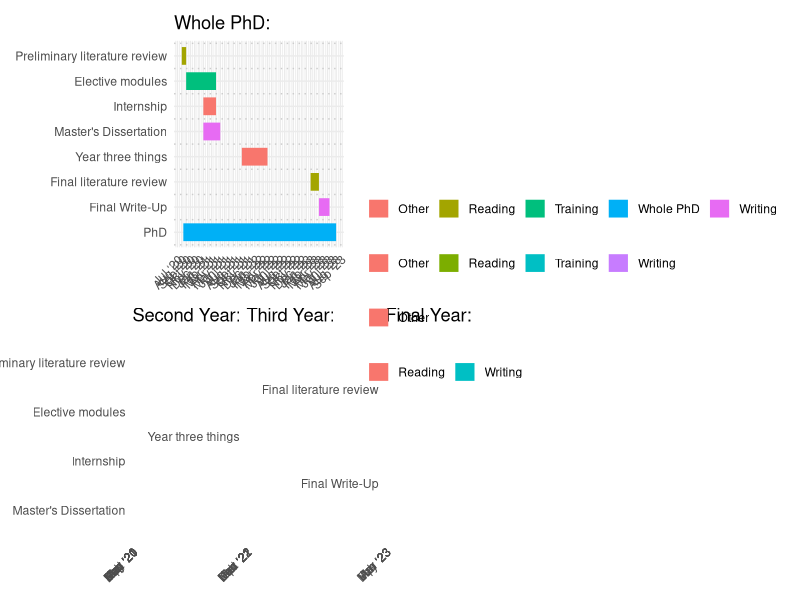

The R source for this figure: (Note: this script raises an error after producing the figure.)
#Code inspired by <https://stats.andrewheiss.com/misc/gantt.html>


# Loading libraries -------------------------------------------------------

library(tidyverse) # Easily Install and Load the 'Tidyverse'
library(lubridate) # Make Dealing with Dates a Little Easier
library(scales) # Scale Functions for Visualization
library(Cairo) # R Graphics Device using Cairo Graphics Library
library(patchwork) # The Composer of Plots


# Specifying tasks --------------------------------------------------------

tasks <- tribble(
  ~Start,       ~End,         ~Project,          ~Task,
  "12-08-2020", "01-08-2023", "Whole PhD", "PhD",
  "01-08-2020", "01-09-2020", "Reading", "Preliminary literature review",
  "01-09-2020", "01-04-2021", "Training", "Elective modules",
  "01-01-2021", "01-05-2021", "Writing", "Master's Dissertation",
  "01-01-2021", "01-04-2021", "Other", "Internship",
  "01-10-2021", "01-04-2022", "Other", "Year three things",
  "01-02-2023", "01-04-2023", "Reading", "Final literature review",
  "01-04-2023", "15-06-2023", "Writing", "Final Write-Up") %>%
  mutate(Start = dmy(Start),
         End = dmy(End)) %>%
  gather(date.type, task.date, -c(Project, Task)) %>%
  arrange(date.type, task.date) %>%
  mutate(Task = factor(Task, levels = rev(unique(Task)), ordered = TRUE))

# By year -----------------------------------------------------------------

tasks_y2 <- tasks %>%
  filter(task.date < "2021-09-01",
         Task != "PhD")

tasks_y3 <- tasks %>%
  filter(task.date > "2021-09-01",
         task.date < "2022-09-01",
         Task != "PhD")

tasks_y4 <- tasks %>%
  filter(task.date > "2022-09-01",
         task.date < "2023-09-01",
         Task != "PhD")

# Making Gantt function ---------------------------------------------------


Gantt <- function(x, Task, task.date, Project) {
    ggplot(x, aes(x = Task,
                  y = task.date,
                  colour = Project)) +
    geom_line(size = 6) +
    geom_vline(xintercept = seq(length(tasks$Task) + 0.5 - 1, 0, by = -1),
               colour = "grey80",
               linetype = "dotted") +
    guides(colour = guide_legend(title = NULL)) +
    labs(x = NULL, y = NULL) +
    coord_flip() +
    scale_y_date(date_breaks = "1 month",
                 labels = date_format("%b ‘%y")) +
    theme_minimal() +
    theme(axis.text.x = element_text(angle = 45, hjust = 1),
          legend.position = "bottom")
  }

# Whole PhD ---------------------------------------------------------------


whole <- Gantt(tasks)+
  ggtitle('Whole PhD:')


# By year -----------------------------------------------------------------

y2 <- Gantt(tasks_y2) +
  ggtitle('Second Year:')

y3 <- Gantt(tasks_y3) +
  ggtitle('Third Year:')
  
y4 <- Gantt(tasks_y4) +
  ggtitle('Final Year:')

whole/(y2 + y3 + y4) +
  plot_layout(guides = "collect")
  plot_annotation(title = 'PhD plan (so far!)') & 
  theme(text = element_text('mono'),
        legend.position = "bottom")


# Save plot as high resolution PNG (the secret is 'type = "cairo", dpi = 300')
ggsave(timeline, filename = "timeline.png",
       width = 10, height = 6.5, units = "in", type = "cairo", dpi = 300)
